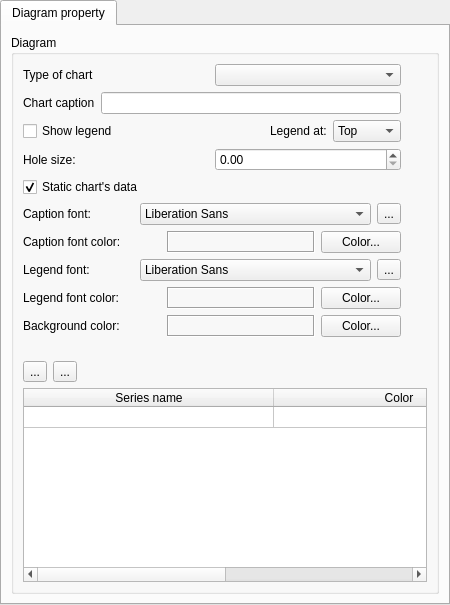
     <widget class="QWidget" name="page_3">
      <layout class="QVBoxLayout" name="verticalLayout_11">
       <property name="spacing">
        <number>0</number>
       </property>
       <property name="leftMargin">
        <number>0</number>
       </property>
       <property name="topMargin">
        <number>0</number>
       </property>
       <property name="rightMargin">
        <number>0</number>
       </property>
       <property name="bottomMargin">
        <number>0</number>
       </property>
       <item>
        <widget class="QTabWidget" name="tabDiagram">
         <property name="currentIndex">
          <number>0</number>
         </property>
         <widget class="QWidget" name="tab_5">
          <attribute name="title">
           <string>Diagram property</string>
          </attribute>
          <layout class="QVBoxLayout" name="verticalLayout_13">
           <item>
            <widget class="QGroupBox" name="groupBox">
             <property name="title">
              <string>Diagram</string>
             </property>
             <layout class="QVBoxLayout" name="verticalLayout_17">
              <item>
               <layout class="QHBoxLayout" name="horizontalLayout_23">
                <item>
                 <layout class="QVBoxLayout" name="verticalLayout_12">
                  <item>
                   <layout class="QHBoxLayout" name="horizontalLayout_13">
                    <item>
                     <widget class="QLabel" name="label_8">
                      <property name="text">
                       <string>Type of chart</string>
                      </property>
                     </widget>
                    </item>
                    <item>
                     <widget class="QComboBox" name="cbChartType"/>
                    </item>
                   </layout>
                  </item>
                  <item>
                   <layout class="QHBoxLayout" name="horizontalLayout_8">
                    <item>
                     <widget class="QLabel" name="label_2">
                      <property name="text">
                       <string>Chart caption</string>
                      </property>
                     </widget>
                    </item>
                    <item>
                     <widget class="QLineEdit" name="edtCaption"/>
                    </item>
                   </layout>
                  </item>
                  <item>
                   <layout class="QHBoxLayout" name="horizontalLayout_15">
                    <item>
                     <widget class="QCheckBox" name="chkShowLegend">
                      <property name="text">
                       <string>Show legend</string>
                      </property>
                     </widget>
                    </item>
                    <item>
                     <spacer name="horizontalSpacer_8">
                      <property name="orientation">
                       <enum>Qt::Horizontal</enum>
                      </property>
                      <property name="sizeHint" stdset="0">
                       <size>
                        <width>40</width>
                        <height>20</height>
                       </size>
                      </property>
                     </spacer>
                    </item>
                    <item>
                     <widget class="QLabel" name="label_12">
                      <property name="text">
                       <string>Legend at:</string>
                      </property>
                     </widget>
                    </item>
                    <item>
                     <widget class="QComboBox" name="cbLegendAligment">
                      <item>
                       <property name="text">
                        <string>Top</string>
                       </property>
                      </item>
                      <item>
                       <property name="text">
                        <string>Bottom</string>
                       </property>
                      </item>
                      <item>
                       <property name="text">
                        <string>Left</string>
                       </property>
                      </item>
                      <item>
                       <property name="text">
                        <string>Right</string>
                       </property>
                      </item>
                     </widget>
                    </item>
                   </layout>
                  </item>
                  <item>
                   <layout class="QHBoxLayout" name="horizontalLayout_20">
                    <item>
                     <widget class="QLabel" name="lblHoleSize">
                      <property name="text">
                       <string>Hole size:</string>
                      </property>
                     </widget>
                    </item>
                    <item>
                     <widget class="QDoubleSpinBox" name="spnHoleSize">
                      <property name="maximum">
                       <double>0.800000000000000</double>
                      </property>
                      <property name="singleStep">
                       <double>0.050000000000000</double>
                      </property>
                     </widget>
                    </item>
                   </layout>
                  </item>
                  <item>
                   <widget class="QCheckBox" name="chkStaticChart">
                    <property name="text">
                     <string>Static chart's data</string>
                    </property>
                    <property name="checked">
                     <bool>true</bool>
                    </property>
                   </widget>
                  </item>
                  <item>
                   <layout class="QHBoxLayout" name="horizontalLayout_21">
                    <item>
                     <widget class="QLabel" name="label_13">
                      <property name="text">
                       <string>Caption font:</string>
                      </property>
                     </widget>
                    </item>
                    <item>
                     <widget class="QFontComboBox" name="fntTitle">
                      <property name="editable">
                       <bool>false</bool>
                      </property>
                     </widget>
                    </item>
                    <item>
                     <widget class="QToolButton" name="btnTitleFont">
                      <property name="text">
                       <string>...</string>
                      </property>
                     </widget>
                    </item>
                   </layout>
                  </item>
                  <item>
                   <layout class="QHBoxLayout" name="horizontalLayout_24">
                    <item>
                     <widget class="QLabel" name="label_17">
                      <property name="text">
                       <string>Caption font color:</string>
                      </property>
                     </widget>
                    </item>
                    <item>
                     <spacer name="horizontalSpacer_4">
                      <property name="orientation">
                       <enum>Qt::Horizontal</enum>
                      </property>
                      <property name="sizeHint" stdset="0">
                       <size>
                        <width>40</width>
                        <height>20</height>
                       </size>
                      </property>
                     </spacer>
                    </item>
                    <item>
                     <widget class="QLabel" name="lblColorTitle">
                      <property name="minimumSize">
                       <size>
                        <width>148</width>
                        <height>0</height>
                       </size>
                      </property>
                      <property name="frameShape">
                       <enum>QFrame::Box</enum>
                      </property>
                      <property name="frameShadow">
                       <enum>QFrame::Sunken</enum>
                      </property>
                      <property name="text">
                       <string/>
                      </property>
                     </widget>
                    </item>
                    <item>
                     <widget class="QPushButton" name="btnColorTitle">
                      <property name="text">
                       <string>Color...</string>
                      </property>
                     </widget>
                    </item>
                   </layout>
                  </item>
                  <item>
                   <layout class="QHBoxLayout" name="horizontalLayout_22">
                    <item>
                     <widget class="QLabel" name="label_14">
                      <property name="text">
                       <string>Legend font:</string>
                      </property>
                     </widget>
                    </item>
                    <item>
                     <widget class="QFontComboBox" name="fntLegend">
                      <property name="editable">
                       <bool>false</bool>
                      </property>
                     </widget>
                    </item>
                    <item>
                     <widget class="QToolButton" name="btnLegendFont">
                      <property name="text">
                       <string>...</string>
                      </property>
                     </widget>
                    </item>
                   </layout>
                  </item>
                  <item>
                   <layout class="QHBoxLayout" name="horizontalLayout_25">
                    <item>
                     <widget class="QLabel" name="label_16">
                      <property name="text">
                       <string>Legend font color:</string>
                      </property>
                     </widget>
                    </item>
                    <item>
                     <spacer name="horizontalSpacer_7">
                      <property name="orientation">
                       <enum>Qt::Horizontal</enum>
                      </property>
                      <property name="sizeHint" stdset="0">
                       <size>
                        <width>40</width>
                        <height>20</height>
                       </size>
                      </property>
                     </spacer>
                    </item>
                    <item>
                     <widget class="QLabel" name="lblColorLegend">
                      <property name="minimumSize">
                       <size>
                        <width>148</width>
                        <height>0</height>
                       </size>
                      </property>
                      <property name="frameShape">
                       <enum>QFrame::Box</enum>
                      </property>
                      <property name="frameShadow">
                       <enum>QFrame::Sunken</enum>
                      </property>
                      <property name="text">
                       <string/>
                      </property>
                     </widget>
                    </item>
                    <item>
                     <widget class="QPushButton" name="btnColorLegend">
                      <property name="text">
                       <string>Color...</string>
                      </property>
                     </widget>
                    </item>
                   </layout>
                  </item>
                  <item>
                   <layout class="QHBoxLayout" name="horizontalLayout_26">
                    <item>
                     <widget class="QLabel" name="label_15">
                      <property name="text">
                       <string>Background color:</string>
                      </property>
                     </widget>
                    </item>
                    <item>
                     <spacer name="horizontalSpacer_9">
                      <property name="orientation">
                       <enum>Qt::Horizontal</enum>
                      </property>
                      <property name="sizeHint" stdset="0">
                       <size>
                        <width>40</width>
                        <height>20</height>
                       </size>
                      </property>
                     </spacer>
                    </item>
                    <item>
                     <widget class="QLabel" name="lblColorBackground">
                      <property name="minimumSize">
                       <size>
                        <width>148</width>
                        <height>0</height>
                       </size>
                      </property>
                      <property name="frameShape">
                       <enum>QFrame::Box</enum>
                      </property>
                      <property name="frameShadow">
                       <enum>QFrame::Sunken</enum>
                      </property>
                      <property name="text">
                       <string/>
                      </property>
                     </widget>
                    </item>
                    <item>
                     <widget class="QPushButton" name="btnColorBackground">
                      <property name="text">
                       <string>Color...</string>
                      </property>
                     </widget>
                    </item>
                   </layout>
                  </item>
                  <item>
                   <spacer name="verticalSpacer_6">
                    <property name="orientation">
                     <enum>Qt::Vertical</enum>
                    </property>
                    <property name="sizeHint" stdset="0">
                     <size>
                      <width>20</width>
                      <height>18</height>
                     </size>
                    </property>
                   </spacer>
                  </item>
                  <item>
                   <layout class="QHBoxLayout" name="horizontalLayout_14">
                    <item>
                     <widget class="QToolButton" name="btnAddSeries">
                      <property name="toolTip">
                       <string>Add row</string>
                      </property>
                      <property name="text">
                       <string>...</string>
                      </property>
                      <property name="icon">
                       <iconset resource="images.qrc">
                        <normaloff>:/new/prefix1/images/edit_add.png</normaloff>:/new/prefix1/images/edit_add.png</iconset>
                      </property>
                     </widget>
                    </item>
                    <item>
                     <widget class="QToolButton" name="btnRemoveSeries">
                      <property name="toolTip">
                       <string>Remove row</string>
                      </property>
                      <property name="text">
                       <string>...</string>
                      </property>
                      <property name="icon">
                       <iconset resource="images.qrc">
                        <normaloff>:/new/prefix1/images/edit_remove.png</normaloff>:/new/prefix1/images/edit_remove.png</iconset>
                      </property>
                     </widget>
                    </item>
                    <item>
                     <spacer name="horizontalSpacer_5">
                      <property name="orientation">
                       <enum>Qt::Horizontal</enum>
                      </property>
                      <property name="sizeHint" stdset="0">
                       <size>
                        <width>40</width>
                        <height>20</height>
                       </size>
                      </property>
                     </spacer>
                    </item>
                   </layout>
                  </item>
                 </layout>
                </item>
                <item>
                 <layout class="QVBoxLayout" name="verticalLayout_10">
                  <item>
                   <widget class="QLabel" name="lblChartTypePic">
                    <property name="text">
                     <string/>
                    </property>
                    <property name="pixmap">
                     <pixmap resource="images.qrc">:/new/prefix1/images/pieChart.png</pixmap>
                    </property>
                    <property name="scaledContents">
                     <bool>true</bool>
                    </property>
                   </widget>
                  </item>
                  <item>
                   <spacer name="verticalSpacer_3">
                    <property name="orientation">
                     <enum>Qt::Vertical</enum>
                    </property>
                    <property name="sizeHint" stdset="0">
                     <size>
                      <width>20</width>
                      <height>40</height>
                     </size>
                    </property>
                   </spacer>
                  </item>
                 </layout>
                </item>
               </layout>
              </item>
              <item>
               <widget class="QTableWidget" name="tableSeries">
                <property name="editTriggers">
                 <set>QAbstractItemView::NoEditTriggers</set>
                </property>
                <attribute name="horizontalHeaderDefaultSectionSize">
                 <number>250</number>
                </attribute>
                <attribute name="horizontalHeaderStretchLastSection">
                 <bool>true</bool>
                </attribute>
                <attribute name="verticalHeaderVisible">
                 <bool>false</bool>
                </attribute>
                <attribute name="verticalHeaderDefaultSectionSize">
                 <number>21</number>
                </attribute>
                <attribute name="verticalHeaderHighlightSections">
                 <bool>false</bool>
                </attribute>
                <attribute name="verticalHeaderStretchLastSection">
                 <bool>false</bool>
                </attribute>
                <row>
                 <property name="text">
                  <string>Новая строка</string>
                 </property>
                </row>
                <column>
                 <property name="text">
                  <string>Series name</string>
                 </property>
                </column>
                <column>
                 <property name="text">
                  <string>Color</string>
                 </property>
                </column>
               </widget>
              </item>
             </layout>
            </widget>
           </item>
          </layout>
         </widget>
        </widget>
       </item>
      </layout>
     </widget>
